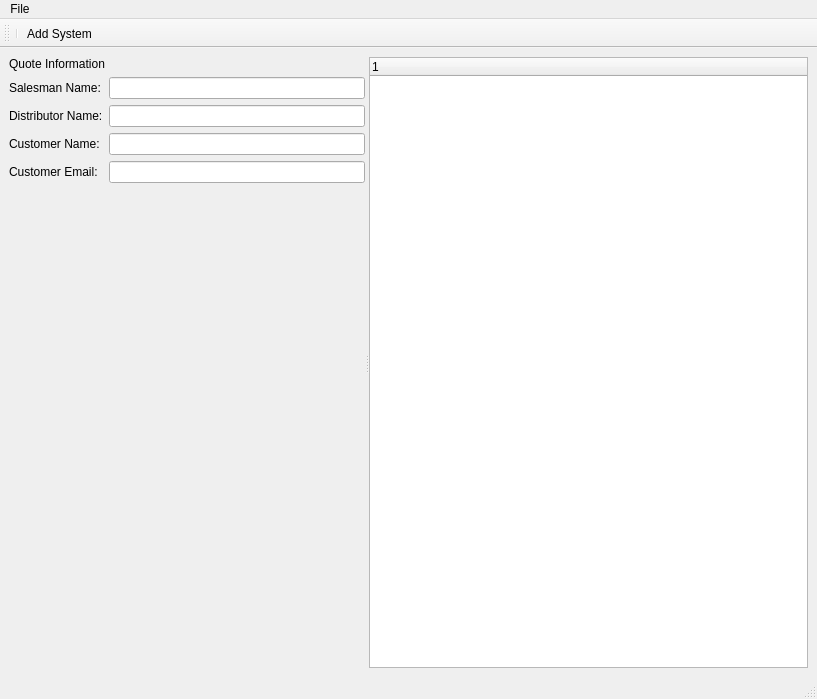
<?xml version="1.0" encoding="UTF-8"?>
<ui version="4.0">
 <class>MainWindow</class>
 <widget class="QMainWindow" name="MainWindow">
  <property name="geometry">
   <rect>
    <x>0</x>
    <y>0</y>
    <width>817</width>
    <height>699</height>
   </rect>
  </property>
  <property name="windowTitle">
   <string>ACSI Game Changer</string>
  </property>
  <widget class="QWidget" name="centralwidget">
   <layout class="QVBoxLayout" name="verticalLayout">
    <item>
     <widget class="QSplitter" name="splitter">
      <property name="orientation">
       <enum>Qt::Horizontal</enum>
      </property>
      <widget class="QWidget" name="layoutWidget">
       <layout class="QVBoxLayout" name="quoteInfoLayout">
        <item>
         <widget class="QLabel" name="label">
          <property name="text">
           <string>Quote Information</string>
          </property>
         </widget>
        </item>
        <item>
         <layout class="QFormLayout" name="formLayout">
          <item row="0" column="0">
           <widget class="QLabel" name="salesmanNameLabel">
            <property name="text">
             <string>Salesman Name:</string>
            </property>
           </widget>
          </item>
          <item row="0" column="1">
           <widget class="QLineEdit" name="salesmanRowLineEdit"/>
          </item>
          <item row="1" column="0">
           <widget class="QLabel" name="distributorNameLabel">
            <property name="text">
             <string>Distributor Name:</string>
            </property>
           </widget>
          </item>
          <item row="1" column="1">
           <widget class="QLineEdit" name="distributorNameLineEdit"/>
          </item>
          <item row="2" column="0">
           <widget class="QLabel" name="customerNameLabel">
            <property name="text">
             <string>Customer Name:</string>
            </property>
           </widget>
          </item>
          <item row="2" column="1">
           <widget class="QLineEdit" name="customerNameLineEdit"/>
          </item>
          <item row="3" column="0">
           <widget class="QLabel" name="customerEmailLabel">
            <property name="text">
             <string>Customer Email:</string>
            </property>
           </widget>
          </item>
          <item row="3" column="1">
           <widget class="QLineEdit" name="customerEmailLineEdit"/>
          </item>
          <item row="4" column="1">
           <spacer name="verticalSpacer">
            <property name="orientation">
             <enum>Qt::Vertical</enum>
            </property>
            <property name="sizeHint" stdset="0">
             <size>
              <width>20</width>
              <height>40</height>
             </size>
            </property>
           </spacer>
          </item>
         </layout>
        </item>
       </layout>
      </widget>
      <widget class="QTreeWidget" name="treeWidget">
       <column>
        <property name="text">
         <string notr="true">1</string>
        </property>
       </column>
      </widget>
     </widget>
    </item>
   </layout>
  </widget>
  <widget class="QMenuBar" name="menubar">
   <property name="geometry">
    <rect>
     <x>0</x>
     <y>0</y>
     <width>817</width>
     <height>21</height>
    </rect>
   </property>
   <widget class="QMenu" name="menuFile">
    <property name="title">
     <string>File</string>
    </property>
    <addaction name="actionSave"/>
   </widget>
   <addaction name="menuFile"/>
  </widget>
  <widget class="QStatusBar" name="statusbar"/>
  <widget class="QToolBar" name="toolBar">
   <property name="windowTitle">
    <string>toolBar</string>
   </property>
   <attribute name="toolBarArea">
    <enum>TopToolBarArea</enum>
   </attribute>
   <attribute name="toolBarBreak">
    <bool>false</bool>
   </attribute>
   <addaction name="separator"/>
   <addaction name="actionAdd_System"/>
  </widget>
  <action name="actionSave">
   <property name="text">
    <string>Save</string>
   </property>
  </action>
  <action name="actionAdd_System">
   <property name="text">
    <string>Add System</string>
   </property>
   <property name="toolTip">
    <string>Creates a new run of conveyor</string>
   </property>
   <property name="shortcut">
    <string>Ctrl+Shift+R</string>
   </property>
  </action>
 </widget>
 <resources/>
 <connections/>
</ui>
